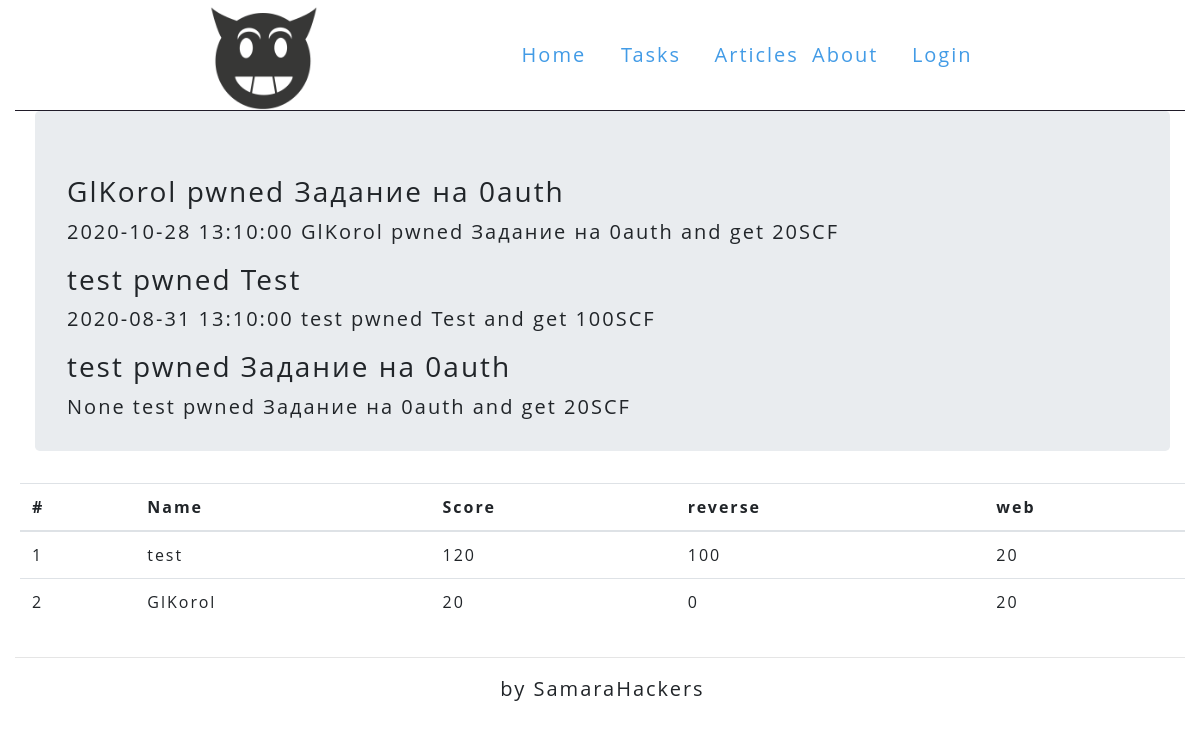
The app's page /scoreboard with its own data.
### app/models.py (models this page shows, shortened)
class UsersTasks(db.Model):
    __tablename__ = 'users_tasks'
    id = db.Column("id",db.Integer, primary_key=True)
    user_id = db.Column('user_id',db.Integer, db.ForeignKey('users.id'), nullable=False)
    task_id = db.Column('task_id',db.Integer, db.ForeignKey('tasks.id'), nullable=False)
    data = db.Column('data', db.DateTime, default=datetime.datetime.utcnow)
    users = db.relationship('User', backref=db.backref("users_tasks", cascade="all, delete-orphan"))
    tasks = db.relationship('Task', backref=db.backref("users_tasks", cascade="all, delete-orphan"))

class User(UserMixin, db.Model):
    __tablename__ = 'users'
    id = db.Column(db.Integer, primary_key=True)
    email = db.Column(db.String(90), index=True, unique=True)
    username = db.Column(db.String(64), index=True, unique=True)
    password_hash = db.Column(db.String(256))
    role_id = db.Column(db.Integer, db.ForeignKey('roles.id'))
    money = db.Column(db.Integer, default=0)
    posts = db.relationship('Page', backref='author', lazy='dynamic')
    tasks = db.relationship('Task', secondary="users_tasks")
    orders = db.relationship('Order', secondary="users_orders")
    def load_current_user(self):
        return User.query.filter(User.id == self.id).all()

class Task(db.Model):
    __tablename__ = 'tasks'
    id = db.Column(db.Integer, primary_key=True)
    name = db.Column(db.String(64), nullable=False)
    short_about = db.Column(db.String(128), nullable=False)
    about = db.Column(db.String(2048), nullable=False)
    hint = db.Column(db.String(2048))
    category = db.Column(db.String(64), nullable=False)
    price = db.Column(db.Integer, default=0)
    flag = db.Column(db.String(256), default='SamaraCTF{TODO}')
    users = db.relationship("User", secondary="users_tasks")

### app/routes.py (the view)
@app.route('/scoreboard')
def scoreboard():
    category_tasks = set([r.category for r in Task.query.order_by(Task.category)]) #true all category
    data_template = dict.fromkeys(category_tasks,0)#{'category':0}
    users = db.session.query(User).all()
    resolved_tasks_from_manytomany = reversed(db.session.query(UsersTasks).all())
    users_data = []
    for user in users:
        all_score = 0
        data_temp = data_template.copy()
        resolved_tasks_from_users = user.load_current_user()[0].tasks
        for task in resolved_tasks_from_users:
            data_temp[task.category] += task.price
            all_score += task.price
        data_temp['username'] = user.username
        data_temp['all_score'] = all_score
        users_data.append(data_temp)
    users_data.sort(key=lambda i:i['all_score'], reverse=True)
    return render_template('scoreboard.html', categories=category_tasks, data=users_data, resolved_tasks=resolved_tasks_from_manytomany)

### app/routes.py (called while the page is built)
@app.after_request
def add_header(response):
    response.headers['Strict-Transport-Security'] = 'max-age=31536000; includeSubDomains'
    response.headers['X-Frame-Options'] = 'SAMEORIGIN'
    response.headers['X-XSS-Protection'] = '1; mode=block'
    response.headers['X-Content-Type-Options'] = 'nosniff'
    return response

### app/templates/scoreboard.html (shortened to what this page needs)
{% extends "base.html" %}
{% block head %}
<link rel="stylesheet" href="{{ url_for('static', filename='css/scoreboard.css') }}">
{% endblock %}
{% block content %}
<div class="container-fluid">
	<div class="row">
		<div class="col-md-12">
			<div class="jumbotron wrapper">
				<div>
					{% for i in resolved_tasks %}
					<h3>{{ i.users.username }} pwned {{ i.tasks.name }}</h3>
					<p>{{ i.data }} {{i.users.username}} pwned {{ i.tasks.name }} and get {{i.tasks.price}}SCF</p>
					{% endfor %}
				</div>
			</div>
			</div>
			<table class="table">
				<thead>
					<tr>
						<th>
							#
						</th>
						<th>
							Name
						</th>
						<th>
							Score
						</th>
                        {% for category in categories %}
                        <th>
                            {{category}}
                        </th>
                        {% endfor %}
					</tr>
				</thead>
				<tbody>
                {% for target in data %}
					<tr>
						<td>
							{{ loop.index }}
						</td>
						<td>
                            {{ target['username'] }}
						</td>
						<td>
							{{ target['all_score'] }}
						</td>
                        {% for category in categories %}
                        <td>
						{{target[category]}}
                        </td>
                        {% endfor %}
					</tr>
					{% endfor %}
				</tbody>
			</table>
		</div>
	</div>
{% endblock %}

### app/templates/base.html (shortened to what this page needs)
<html>
    <head>
        <link href="{{ url_for('static', filename='css/froala/froala_editor.pkgd.min.css') }}" rel="stylesheet" type="text/css" />
        <link href="{{ url_for('static', filename='css/froala/froala_style.min.css') }}" rel="stylesheet" type="text/css" />
        <link rel="stylesheet" href="https://stackpath.bootstrapcdn.com/bootstrap/4.3.1/css/bootstrap.min.css">
        <link rel="stylesheet" href="{{ url_for('static', filename='css/base_white.css') }}">
{% block head %}
{% endblock %}
    </head>
    <body class="container-fluid">
        <header class="container-fluid">
            <div class="row">
  <div class="col-xs-12 col-sm-12 col-md-2 col-lg-2 col-xl-5 justify-content-center">
    <img class="logo" src="{{ url_for('static', filename='img/logo.png') }}"></div>
  <div class="col-xs-12 col-sm-2 col-md-2 col-lg-2 col-xl-1" id="home">
    <a href="{{ url_for('index') }}">
                <span class="text-center">Home</span></a>
  </div>
  <div class="col-xs-12 col-sm-2 col-md-2 col-lg-2 col-xl-1" id="tasks">
   <a href="{{ url_for('tasks') }}">
                    <span class="text-center">Tasks</span></a>
  </div>
  <div class="col-xs-12 col-sm-2 col-md-2 col-lg-2 col-xl-1" id="articles">
    <a href="{{ url_for('articles') }}">
                    <span class="text-center">Articles</span></a>
  </div>
  <div class="col-xs-12 col-sm-2 col-md-2 col-lg-2 col-xl-1" id="about">
    <a href="{{ url_for('about') }}">
                    <span class="text-center">About</span></a>
  </div>
                    {% if current_user.is_anonymous %}
  <div class="col-xs-12 col-sm-2 col-md-2 col-lg-2 col-xl-1" id="login">
    <a href="{{ url_for('login') }}">
                    <span class="text-center">Login</span></a>
  </div>
                    {% else %}
                <div class="col-xs-12 col-sm-2 col-md-1 col-lg-2 col-xl-1" id="logout">
    <a href="{{ url_for('logout') }}">
                    <span class="text-center">Logout</span></a>
  </div>
                {% endif %}
</div>
        </header>
     {% block content %}
    {% endblock %}
<hr>
<footer class="container-fluid">
    <div class="row">
    <div class="col-xs-12 justify-content-center">
    <p class="text-center">by SamaraHackers</p>
    </div>
    </div>
</footer>
    </body>
</html>

### app/static/css/base_white.css (style rules this page uses)
* { box-sizing: border-box; }
p, span { cursor: default; }
a { color: rgb(66, 155, 230); text-decoration-color: currentcolor; background-color:transparent; }
body { #color: rgb(200, 198, 194); #background-color: #100E17; #background-color: rgb(38, 37, 44); #background-color: rgb(40, 41, 42); padding: 0 40px; margin-left: 0px; #color:#fff; min-height: 100vh; letter-spacing: 2px; font-family: Open Sans; font-size: 20px; }
header { margin-left: auto; }
header { min-height: 110px; border-bottom: 1px solid #201c29; grid-area: header; margin-left:auto; }
header a { display: grid; }
header div { display: grid; align-content: center; height: auto; }
header img { max-width:100%; }
.logo { width: 110px; height: auto; display: flex; }
footer .row > div { display: flex; width: 100%; }
.row { margin-left: -10px; margin-right: -15px; }

### app/static/css/scoreboard.css (style rules this page uses)
.wrapper { overflow-x:hidden; max-height: 340px; }

### records on screen
UsersTasks: users.username "GlKorol", tasks.name "Задание на 0auth", data "2020-10-28 13:10:00", tasks.price "20"
UsersTasks: users.username "test", tasks.name "Test", data "2020-08-31 13:10:00", tasks.price "100"
UsersTasks: users.username "test", tasks.name "Задание на 0auth", data "None", tasks.price "20"
Task: category "reverse", category "100", category "0"
Task: category "web", category "20"
User: username "test", all_score "120"
User: username "GlKorol", all_score "20"
